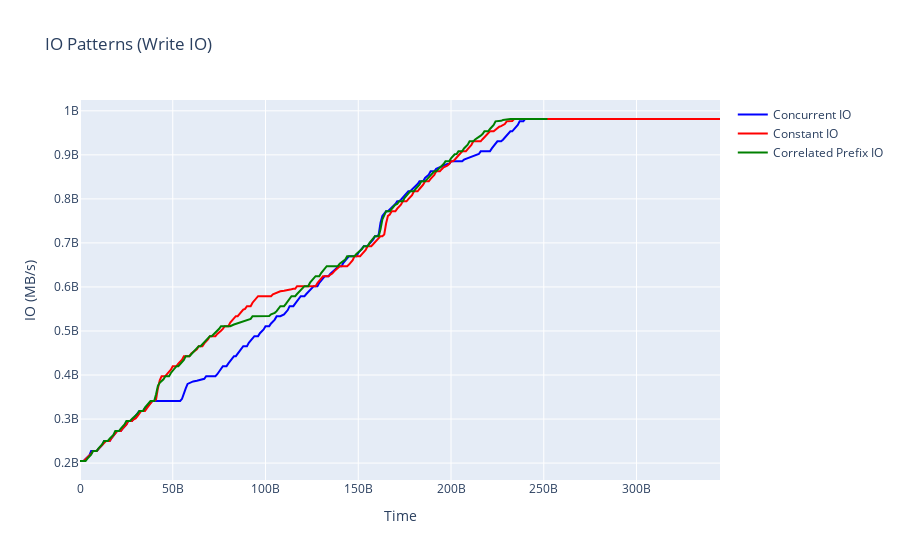
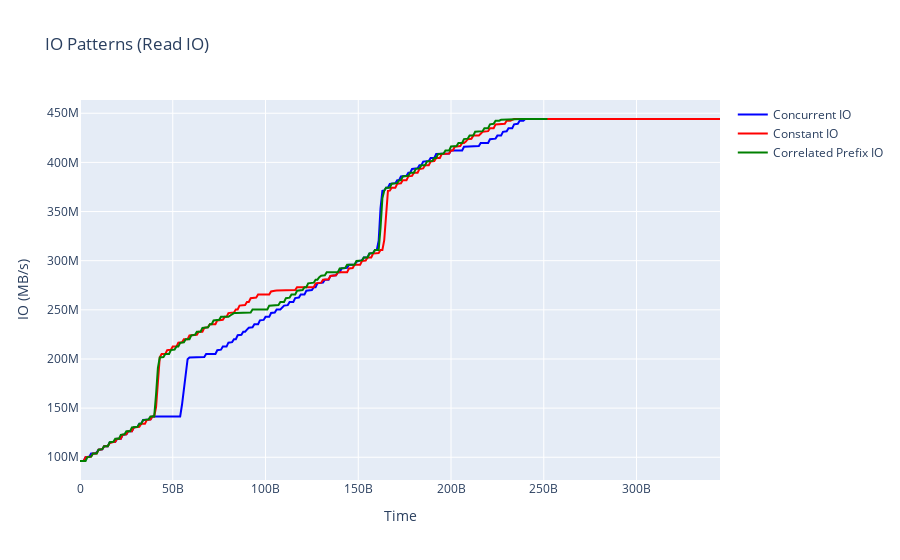

The cell these charts' notebook holds for them, in order:
### Code cell
import pandas as pd
import plotly.express as px
import os

# Ensure the directory exists
os.makedirs("./results/plots", exist_ok=True)

min_threshold = 200_000_000

concurrent_io = pd.read_csv("./results/insert-query-concurrent-io.csv")
concurrent_io = concurrent_io[concurrent_io["wchar"] > min_threshold]
concurrent_io["timestamp"] = pd.to_datetime(concurrent_io["timestamp"]) - min(pd.to_datetime(concurrent_io["timestamp"]))
constant_io = pd.read_csv("./results/insert-query-constant-io.csv")
constant_io = constant_io[constant_io["wchar"] > min_threshold]
constant_io["timestamp"] = pd.to_datetime(constant_io["timestamp"]) - min(pd.to_datetime(constant_io["timestamp"]))
correlated_prefix_io = pd.read_csv("./results/insert-query-correlated-prefix-io.csv")
correlated_prefix_io = correlated_prefix_io[correlated_prefix_io["wchar"] > min_threshold]
correlated_prefix_io["timestamp"] = pd.to_datetime(correlated_prefix_io["timestamp"]) - min(pd.to_datetime(correlated_prefix_io["timestamp"]))

# plot the data for all three csv files
fig = px.scatter(title="IO Patterns (Write IO)")
fig.add_scatter(
    x=concurrent_io["timestamp"],
    y=concurrent_io["wchar"],
    mode="lines",
    name="Concurrent IO",
    line=dict(color="blue"),
)
fig.add_scatter(
    x=constant_io["timestamp"],
    y=constant_io["wchar"],
    mode="lines",
    name="Constant IO",
    line=dict(color="red"),
)
fig.add_scatter(
    x=correlated_prefix_io["timestamp"],
    y=correlated_prefix_io["wchar"],
    mode="lines",
    name="Correlated Prefix IO",
    line=dict(color="green"),
)
fig.update_layout(
    xaxis_title="Time",
    yaxis_title="IO (MB/s)",
)
fig.show()

fig.write_image("./results/plots/insert-query-io-write-patterns.png", width=1920, height=1080)


# plot the data for all three csv files
fig = px.scatter(title="IO Patterns (Read IO)")
fig.add_scatter(
    x=concurrent_io["timestamp"],
    y=concurrent_io["rchar"],
    mode="lines",
    name="Concurrent IO",
    line=dict(color="blue"),
)
fig.add_scatter(
    x=constant_io["timestamp"],
    y=constant_io["rchar"],
    mode="lines",
    name="Constant IO",
    line=dict(color="red"),
)
fig.add_scatter(
    x=correlated_prefix_io["timestamp"],
    y=correlated_prefix_io["rchar"],
    mode="lines",
    name="Correlated Prefix IO",
    line=dict(color="green"),
)
fig.update_layout(
    xaxis_title="Time",
    yaxis_title="IO (MB/s)",
)
fig.show()

fig.write_image("./results/plots/insert-query-io-read-patterns.png", width=1920, height=1080)

### Figure 1 — Plotly figure (JSON) as saved in the notebook; plotly's stock layout.template omitted (floating-point values rounded to 4 significant figures; data arrays with more than 128 entries replaced by an {"elided": "..."} marker saying what was removed)
{"data": [{"hovertemplate": "<extra></extra>", "legendgroup": "", "marker": {"color": "#636efa", "symbol": "circle"}, "mode": "markers", "name": "", "orientation": "v", "showlegend": false, "type": "scatter", "xaxis": "x", "yaxis": "y"}, {"line": {"color": "blue"}, "mode": "lines", "name": "Concurrent IO", "type": "scatter", "x": {"elided": "249 int values"}, "y": {"elided": "249 int values"}}, {"line": {"color": "red"}, "mode": "lines", "name": "Constant IO", "type": "scatter", "x": {"elided": "338 int values"}, "y": {"elided": "338 int values"}}, {"line": {"color": "green"}, "mode": "lines", "name": "Correlated Prefix IO", "type": "scatter", "x": {"elided": "246 int values"}, "y": {"elided": "246 int values"}}], "layout": {"legend": {"tracegroupgap": 0}, "title": {"text": "IO Patterns (Write IO)"}, "xaxis": {"anchor": "y", "domain": [0, 1], "title": {"text": "Time"}}, "yaxis": {"anchor": "x", "domain": [0, 1], "title": {"text": "IO (MB/s)"}}}}

### Figure 2 — Plotly figure (JSON) as saved in the notebook; plotly's stock layout.template omitted (floating-point values rounded to 4 significant figures; data arrays with more than 128 entries replaced by an {"elided": "..."} marker saying what was removed)
{"data": [{"hovertemplate": "<extra></extra>", "legendgroup": "", "marker": {"color": "#636efa", "symbol": "circle"}, "mode": "markers", "name": "", "orientation": "v", "showlegend": false, "type": "scatter", "xaxis": "x", "yaxis": "y"}, {"line": {"color": "blue"}, "mode": "lines", "name": "Concurrent IO", "type": "scatter", "x": {"elided": "249 int values"}, "y": {"elided": "249 int values"}}, {"line": {"color": "red"}, "mode": "lines", "name": "Constant IO", "type": "scatter", "x": {"elided": "338 int values"}, "y": {"elided": "338 int values"}}, {"line": {"color": "green"}, "mode": "lines", "name": "Correlated Prefix IO", "type": "scatter", "x": {"elided": "246 int values"}, "y": {"elided": "246 int values"}}], "layout": {"legend": {"tracegroupgap": 0}, "title": {"text": "IO Patterns (Read IO)"}, "xaxis": {"anchor": "y", "domain": [0, 1], "title": {"text": "Time"}}, "yaxis": {"anchor": "x", "domain": [0, 1], "title": {"text": "IO (MB/s)"}}}}
